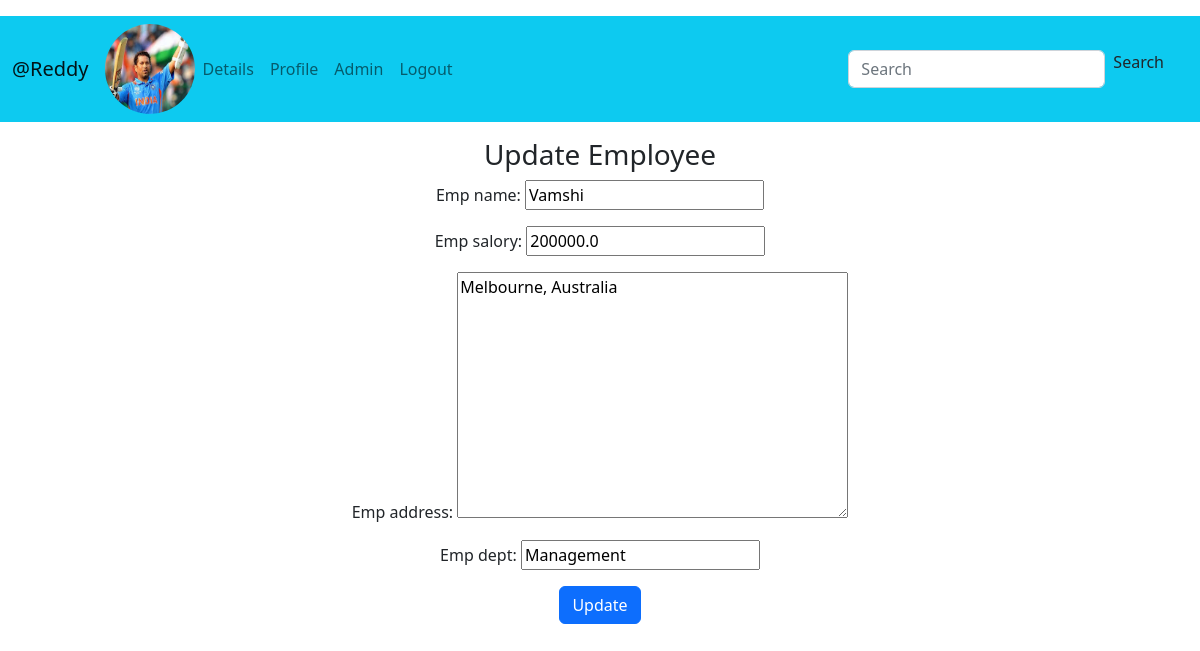
The page /dbapp/empupdate/3 (signed in) on the database its author committed.
### dbapp/models.py (models this page shows, shortened)
class Profile(models.Model):
    user=models.OneToOneField(User,on_delete=models.CASCADE)
    image=models.ImageField(default='profile_pics/sachin.jpg',upload_to='profile_pics',blank=True)

class Employee(models.Model):
    emp_name=models.CharField(max_length=100)
    emp_salory=models.FloatField()
    emp_address=models.TextField()
    emp_dept=models.CharField(max_length=100)

### dbapp/views.py (the view)
# urls.py: path('empupdate/<int:id>',views.empupdate,name='empupdate'),
def empupdate(request,id):
    emp=Employee.objects.get(id=id)
    form=EmpForm(instance=emp)
    if request.method=='POST':
        form=EmpForm(request.POST,instance=emp)
        if form.is_valid():
            form.save()
            return redirect('home')
    return render(request,'dbapp/update.html',{'form':form})

### dbapp/forms.py
class EmpForm(forms.ModelForm):
    class Meta:
        model=Employee
        fields='__all__'

### template/dbapp/update.html (shortened to what this page needs)
{% extends 'dbapp/home.html' %}
{% block content %}
<div class="container mt-3 text-center">
    <h3>Update Employee</h3>
    <form action="" method="POST">
        {{form.as_p}}
        <input class="btn btn-primary" type="submit" value="Update">
    </form>
</div>
{% endblock %}

### template/dbapp/home.html (shortened to what this page needs)
<!DOCTYPE html>
{% load static %}
<html lang="en">
<head>
    <link href="https://cdn.jsdelivr.net/npm/bootstrap@5.2.3/dist/css/bootstrap.min.css" rel="stylesheet">
</head>
<body>
    <nav class="navbar navbar-expand-lg navbar-light bg-info mt-3 ms-0 me-0">
        {% if user.is_authenticated %}
        <div class="container-fluid">
          <a class="navbar-brand" href="{% url 'home' %}">@{{user.username}}</a>
          <img  class="rounded-circle account-img" src="{{user.profile.image.url}}" alt="" width="90px" height="90px">
          {% endif %}
          <div class="collapse navbar-collapse" id="navbarSupportedContent">
            <ul class="navbar-nav me-auto mb-2 mb-lg-0">
                {% if user.is_authenticated %}
                <li class="nav-item">
                    <a class="nav-link" href="{% url 'dbapp:display' 1 %}">Details</a>
                </li>
                <li class="nav-item">
                    <a class="nav-link" href="{% url 'dbapp:profile' %}">Profile</a>
                </li>
                <li class="nav-item">
                    <a class="nav-link" href='http://127.0.0.1:8000/admin/'>Admin</a>
                </li>
                <li class="nav-item">
                    <a class="nav-link" href="{% url 'logout' %}">Logout</a>
                </li>
                {% endif %}
            </ul>
            <form class="d-flex pe-4" method="POST" action="{% url 'dbapp:search' %}">
              <input class="form-control me-2" type="search" placeholder="Search" aria-label="Search" name="empno">
              <a class='nav-link'href="{%url 'dbapp:search' %}">Search</a>
            </form>
          </div>
        </div>
      </nav>
    {% block content %}
    {% endblock %}
</body>
</html>

### rows shown on the page
Employee: emp_name "Vamshi", emp_salory "200000.0", emp_address "Melbourne, Australia", emp_dept "Management"

### other values the page prints
{{ user.username }} "Reddy"
